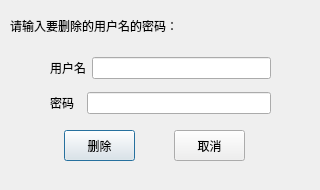
<?xml version="1.0" encoding="UTF-8"?>
<ui version="4.0">
 <class>UserDelete</class>
 <widget class="QDialog" name="UserDelete">
  <property name="geometry">
   <rect>
    <x>0</x>
    <y>0</y>
    <width>320</width>
    <height>190</height>
   </rect>
  </property>
  <property name="windowTitle">
   <string>Dialog</string>
  </property>
  <widget class="QPushButton" name="pushButton">
   <property name="geometry">
    <rect>
     <x>64</x>
     <y>130</y>
     <width>71</width>
     <height>31</height>
    </rect>
   </property>
   <property name="text">
    <string>删除</string>
   </property>
  </widget>
  <widget class="QPushButton" name="pushButton_2">
   <property name="geometry">
    <rect>
     <x>174</x>
     <y>130</y>
     <width>71</width>
     <height>31</height>
    </rect>
   </property>
   <property name="text">
    <string>取消</string>
   </property>
  </widget>
  <widget class="QLabel" name="label_3">
   <property name="geometry">
    <rect>
     <x>10</x>
     <y>10</y>
     <width>231</width>
     <height>31</height>
    </rect>
   </property>
   <property name="styleSheet">
    <string notr="true">font: 75 12pt &quot;Agency FB&quot;;</string>
   </property>
   <property name="text">
    <string>请输入要删除的用户名的密码：</string>
   </property>
  </widget>
  <widget class="QWidget" name="">
   <property name="geometry">
    <rect>
     <x>50</x>
     <y>50</y>
     <width>221</width>
     <height>71</height>
    </rect>
   </property>
   <layout class="QVBoxLayout" name="verticalLayout">
    <item>
     <layout class="QHBoxLayout" name="horizontalLayout">
      <item>
       <widget class="QLabel" name="label_2">
        <property name="text">
         <string>用户名</string>
        </property>
       </widget>
      </item>
      <item>
       <widget class="QLineEdit" name="lineEdit"/>
      </item>
     </layout>
    </item>
    <item>
     <layout class="QHBoxLayout" name="horizontalLayout_2">
      <item>
       <widget class="QLabel" name="label">
        <property name="text">
         <string>密码  </string>
        </property>
       </widget>
      </item>
      <item>
       <widget class="QLineEdit" name="lineEdit_2"/>
      </item>
     </layout>
    </item>
   </layout>
  </widget>
 </widget>
 <resources/>
 <connections/>
</ui>
